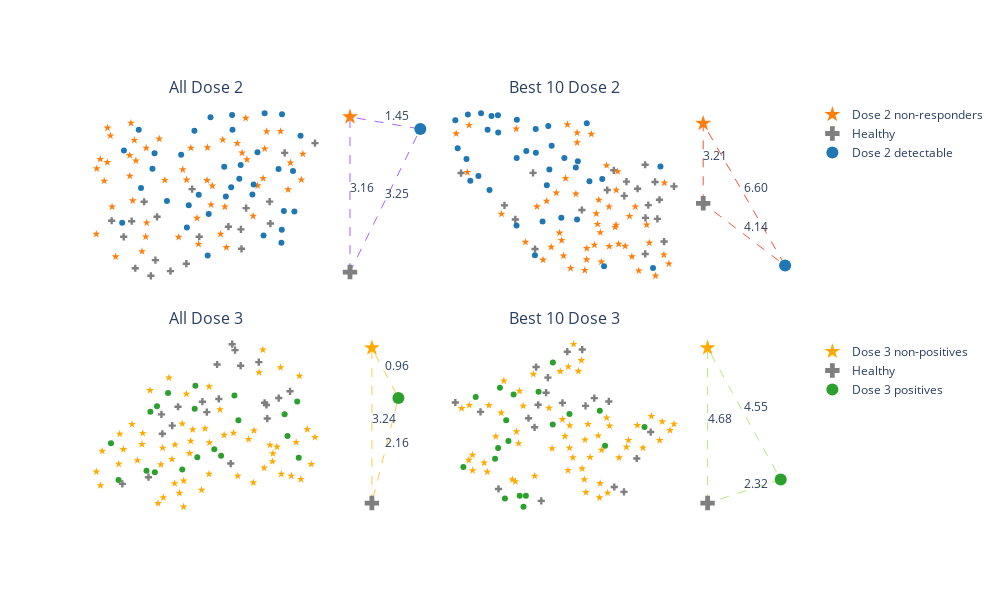

The notebook cell saved with this chart:
### Code cell
file = open(fold + "/data_aux/immune_clean_a2.pkl","rb")
data = pk.load(file)
file.close()
data.keys()
all_x_d2_d = data["x_d2_d"]
all_x_d3_p = data["x_d3_p"]

y_d2_d = data["y_d2_d"]
y_d3_p = data["y_d3_p"]

file = open(fold + "/data_aux/feature_a1.pkl","rb")
data = pk.load(file)
file.close()

d2_d = data["d2_d"]
d3_p = data["d3_p"]
d2_d = d2_d.loc[d2_d["pvalue"]<=0.05,:]
d3_p = d3_p.loc[d3_p["pvalue"]<=0.05,:]

d2_d.sort_values(by="mu",ascending=False,inplace=True)
d2_d = d2_d.iloc[0:10,:]
d3_p.sort_values(by="mu",ascending=False,inplace=True)
d3_p = d3_p.iloc[0:10,:]

#f_d2_d = list(d2_d["var"])
#f_d3_p = list(d3_p["var"])

x_d2_d = all_x_d2_d.loc[:,list(d2_d["var"])].copy()
x_d3_p = all_x_d3_p.loc[:,list(d3_p["var"])].copy()


np.random.seed(42)
re = umap.UMAP(n_neighbors=6,min_dist=0.8)
re.fit(all_x_d2_d)
trans = re.transform(all_x_d2_d)
x1 = [c[0]  for c in trans ]
x2 = [c[1]  for c in trans ]
df = pd.DataFrame({"x1":x1,"x2":x2, "y":list(y_d2_d)})

np.random.seed(42)
re.fit(x_d2_d)
trans = re.transform(x_d2_d)
x1 = [c[0]  for c in trans ]
x2 = [c[1]  for c in trans ]
df3 = pd.DataFrame({"x1":x1,"x2":x2, "y":list(y_d2_d)})

np.random.seed(42)
re.fit(all_x_d3_p)
trans = re.transform(all_x_d3_p)
x1 = [c[0]  for c in trans ]
x2 = [c[1]  for c in trans ]
df7 = pd.DataFrame({"x1":x1,"x2":x2, "y":list(y_d3_p)})

np.random.seed(42)
re.fit(x_d3_p)
trans = re.transform(x_d3_p)
x1 = [c[0]  for c in trans ]
x2 = [c[1]  for c in trans ]
df9 = pd.DataFrame({"x1":x1,"x2":x2, "y":list(y_d3_p)})

#figure
f = go.FigureWidget(make_subplots(rows=2,cols=4,subplot_titles=["All Dose 2","","Best 10 Dose 2","","All Dose 3","","Best 10 Dose 3",""],vertical_spacing=0.10,horizontal_spacing=0,column_widths=[0.35,0.15,0.35,0.15]))
f.add_trace(go.Scatter(x=df.loc[df.y=="h","x1"],y=df.loc[df.y=="h","x2"],mode='markers',marker=dict(color="#7f7f7f",symbol="cross"),name = "Healthy",legendgroup='5',showlegend=False),row=1,col=1)
f.add_trace(go.Scatter(x=df.loc[df.y=="n","x1"],y=df.loc[df.y=="n","x2"],mode='markers',marker=dict(color="#ff7f0e",symbol="star"),name = "Dose 2 non-responders",legendgroup='5',showlegend=False),row=1,col=1)
f.add_trace(go.Scatter(x=df.loc[df.y=="d","x1"],y=df.loc[df.y=="d","x2"],mode='markers',marker=dict(color="#1f77b4"),name = "Dose 2 detectable",legendgroup='5',showlegend=False),row=1,col=1)
del df

x,y,dhn,dhd,dnd = newton(all_x_d2_d,y_d2_d,1,2,10,Calinski_Harabasz)
data,dist,Nfig,Hfig,Dfig=figure_d2_traces(x,y,dhn,dhd,dnd,True)
f.add_trace(data,row=1,col=2)
f.add_trace(dist,row=1,col=2)
f.add_trace(Nfig,row=1,col=2)
f.add_trace(Hfig,row=1,col=2)
f.add_trace(Dfig,row=1,col=2)
f.update_yaxes(scaleanchor = "x2",scaleratio = 1,showticklabels=False,showline=False,ticks="",showgrid=False,zeroline=False,row=1,col=2)
f.update_xaxes(showticklabels=False,showline=False,ticks="",showgrid=False,zeroline=False,row=1,col=2)

f.add_trace(go.Scatter(x=df3.loc[df3.y=="h","x1"],y=df3.loc[df3.y=="h","x2"],mode='markers',marker=dict(color="#7f7f7f",symbol="cross"),name = "Healthy",legendgroup='5',showlegend=False),row=1,col=3)
f.add_trace(go.Scatter(x=df3.loc[df3.y=="n","x1"],y=df3.loc[df3.y=="n","x2"],mode='markers',marker=dict(color="#ff7f0e",symbol="star"),name = "Dose 2 non-responders",legendgroup='5',showlegend=False),row=1,col=3)
f.add_trace(go.Scatter(x=df3.loc[df3.y=="d","x1"],y=df3.loc[df3.y=="d","x2"],mode='markers',marker=dict(color="#1f77b4"),name = "Dose 2 detectable",legendgroup='5',showlegend=False),row=1,col=3)
del df3

x,y,dhn,dhd,dnd = newton(x_d2_d,y_d2_d,1,2,10,Calinski_Harabasz)
data,dist,Nfig,Hfig,Dfig=figure_d2_traces(x,y,dhn,dhd,dnd)
f.add_trace(data,row=1,col=4)
f.add_trace(dist,row=1,col=4)
f.add_trace(Nfig,row=1,col=4)
f.add_trace(Hfig,row=1,col=4)
f.add_trace(Dfig,row=1,col=4)
f.update_yaxes(scaleanchor = "x4",scaleratio = 1,showticklabels=False,showline=False,ticks="",showgrid=False,zeroline=False,row=1,col=4)
f.update_xaxes(showticklabels=False,showline=False,ticks="",showgrid=False,zeroline=False,row=1,col=4)

f.add_trace(go.Scatter(x=df7.loc[df7.y=="h","x1"],y=df7.loc[df7.y=="h","x2"],mode='markers',marker=dict(color="#7f7f7f",symbol="cross"),name = "Healthy",legendgroup='5',showlegend=False),row=2,col=1)
f.add_trace(go.Scatter(x=df7.loc[df7.y=="n","x1"],y=df7.loc[df7.y=="n","x2"],mode='markers',marker=dict(color="#ffaa00",symbol="star"),name = "Dose 3 non-positives",legendgroup='5',showlegend=False),row=2,col=1)
f.add_trace(go.Scatter(x=df7.loc[df7.y=="d","x1"],y=df7.loc[df7.y=="d","x2"],mode='markers',marker=dict(color="#2ca02c"),name = "Dose 3 positives",legendgroup='5',showlegend=False),row=2,col=1)

del df7
x,y,dhn,dhd,dnd = newton(all_x_d3_p,y_d3_p,1,2,10,Calinski_Harabasz)
data,dist,Nfig,Hfig,Dfig=figure_d3_traces(x,y,dhn,dhd,dnd,True)
f.add_trace(data,row=2,col=2)
f.add_trace(dist,row=2,col=2)
f.add_trace(Nfig,row=2,col=2)
f.add_trace(Hfig,row=2,col=2)
f.add_trace(Dfig,row=2,col=2)
f.update_yaxes(scaleanchor = "x6",scaleratio = 1,showticklabels=False,showline=False,ticks="",showgrid=False,zeroline=False,row=2,col=2)
f.update_xaxes(showticklabels=False,showline=False,ticks="",showgrid=False,zeroline=False,row=2,col=2)

f.add_trace(go.Scatter(x=df9.loc[df9.y=="h","x1"],y=df9.loc[df9.y=="h","x2"],mode='markers',marker=dict(color="#7f7f7f",symbol="cross"),name = "Healthy",legendgroup='5',showlegend=False),row=2,col=3)
f.add_trace(go.Scatter(x=df9.loc[df9.y=="n","x1"],y=df9.loc[df9.y=="n","x2"],mode='markers',marker=dict(color="#ffaa00",symbol="star"),name = "Dose 3 non-positives",legendgroup='5',showlegend=False),row=2,col=3)
f.add_trace(go.Scatter(x=df9.loc[df9.y=="d","x1"],y=df9.loc[df9.y=="d","x2"],mode='markers',marker=dict(color="#2ca02c"),name = "Dose 3 positives",legendgroup='5',showlegend=False),row=2,col=3)
f.update_layout(legend_tracegroupgap=180)

x,y,dhn,dhd,dnd = newton(x_d3_p,y_d3_p,1,2,10,Calinski_Harabasz)
data,dist,Nfig,Hfig,Dfig=figure_d3_traces(x,y,dhn,dhd,dnd)
f.add_trace(data,row=2,col=4)
f.add_trace(dist,row=2,col=4)
f.add_trace(Nfig,row=2,col=4)
f.add_trace(Hfig,row=2,col=4)
f.add_trace(Dfig,row=2,col=4)
f.update_yaxes(scaleanchor = "x8",scaleratio = 1,showticklabels=False,showline=False,ticks="",showgrid=False,zeroline=False,row=2,col=4)
f.update_xaxes(showticklabels=False,showline=False,ticks="",showgrid=False,zeroline=False,row=2,col=4)

f.update_layout(height = 600,width=1000,template= "plotly_white",showlegend=True)
f.update_xaxes(showticklabels=False,showline=False,ticks="",showgrid=False,zeroline=False)
f.update_yaxes(showticklabels=False,showline=False,ticks="",showgrid=False,zeroline=False)
#f.write_image("fig3.svg")
f

### Figure 1 — Plotly figure (JSON) as saved in the notebook; plotly's stock layout.template omitted (floating-point values rounded to 4 significant figures)
{"data": [{"legendgroup": "5", "marker": {"color": "#7f7f7f", "symbol": "cross"}, "mode": "markers", "name": "Healthy", "showlegend": false, "type": "scatter", "uid": "610e2aaf-c5b2-49c2-8cb9-8af386ff45da", "x": [6.553, 7.538, 11.87, 5.818, 7.004, 10.85, 5.429, 6.344, 6.117, 6.496, 5.697, 5.021, 7.735, 9.38, 9.399, 10.37, 9.553, 8.957, 10.35, 7.974], "xaxis": "x", "y": [-1.558, -3.877, 2.084, -4.102, -4.243, 1.6, -2.546, -4.474, -0.8127, -3.699, -1.775, -1.754, -0.1899, -2.181, -3.14, -1.892, -1.13, -2.048, -0.8066, -2.543], "yaxis": "y"}, {"legendgroup": "5", "marker": {"color": "#ff7f0e", "symbol": "star"}, "mode": "markers", "name": "Dose 2 non-responders", "showlegend": false, "type": "scatter", "uid": "4bb030fd-e2ad-4402-86b4-48cb9a41ca61", "x": [9.79, 7.279, 6.625, 9.543, 11.47, 6.17, 8.767, 5.154, 10.18, 10.25, 7.419, 7.899, 8.371, 8.25, 10.97, 4.505, 10.13, 7.547, 8.693, 9.255, 9.943, 11.41, 10.71, 5.036, 11.05, 6.202, 5.839, 8.887, 9.417, 4.638, 4.881, 6.186, 4.521, 5.673, 5.63, 4.98, 4.771, 7.692, 5.734, 5.633, 6.815, 9.581, 6.044, 4.875, 5.787, 7.952, 8.236, 8.414, 8.838], "xaxis": "x", "y": [-1.521, -2.564, 2.299, 3.319, 1.55, -2.545, 2.251, -3.528, 1.806, 2.66, 0.7794, -1.625, -0.9605, 1.867, -0.2139, -2.413, 0.3426, 0.2708, -2.411, 2.075, -0.01683, 0.275, 2.668, -1.064, 1.113, -1.853, 1.215, -3.071, 1.605, 1.29, 2.838, 1.845, 0.8245, 3.074, 1.478, 2.451, 0.2156, 1.846, -0.7585, 0.4606, 0.251, 1.272, -3.27, 1.131, 2.227, -2.912, 0.2412, -0.02507, -1.063], "yaxis": "y"}, {"legendgroup": "5", "marker": {"color": "#1f77b4"}, "mode": "markers", "name": "Dose 2 detectable", "showlegend": false, "type": "scatter", "uid": "115c667e-c69a-456e-aec2-cd57bda72ba4", "x": [11.13, 7.811, 10.76, 10.18, 9.082, 9.095, 6.467, 8.353, 11.18, 7.621, 10.83, 9.324, 8.293, 7.958, 10.14, 10.65, 5.377, 7.557, 10.75, 9.937, 9.807, 8.871, 11.39, 6.397, 7.364, 5.435, 5.935, 6.011, 6.886, 10.74, 9.37, 8.816, 8.258, 9.766, 9.05], "xaxis": "x", "y": [0.7093, 2.702, 3.516, 3.564, 3.479, 2.74, 1.586, 3.365, -1.297, -0.9921, -1.274, 0.3235, -1.424, -0.4659, -2.478, 0.801, -1.855, -2.09, -2.198, 1.635, 0.03365, -0.5587, 2.452, 0.8137, 1.508, 1.717, 2.742, -0.131, -0.7825, -2.835, 1.007, 0.9111, -3.468, -0.4552, -0.09217], "yaxis": "y"}, {"legendgroup": "5", "line": {"dash": "dash", "width": 1}, "mode": "lines", "name": "citations", "showlegend": false, "type": "scatter", "uid": "8fa1f0d8-70c6-4412-bff9-a07ade7f2968", "x": [0, 0, 1.433, 0], "xaxis": "x2", "y": [0, 3.161, 2.915, 0], "yaxis": "y2"}, {"legendgroup": "5", "mode": "text", "showlegend": false, "text": ["3.16", "3.25", "1.45"], "textposition": "top right", "type": "scatter", "uid": "eeec41a1-b6ef-44ad-a0fa-f1bb2149e1aa", "x": [0, 0.7167, 0.7167], "xaxis": "x2", "y": [1.58, 1.457, 3.038], "yaxis": "y2"}, {"legendgroup": "1", "marker": {"color": "#ff7f0e", "size": 12, "symbol": "star"}, "mode": "markers", "name": "Dose 2 non-responders", "showlegend": true, "type": "scatter", "uid": "8503f12f-bafc-4cdb-9f53-6cdbfce93249", "x": [0], "xaxis": "x2", "y": [3.161], "yaxis": "y2"}, {"legendgroup": "1", "marker": {"color": "#7f7f7f", "size": 12, "symbol": "cross"}, "mode": "markers", "name": "Healthy", "showlegend": true, "type": "scatter", "uid": "988176e5-4310-4534-ab9e-cb8749df5f13", "x": [0], "xaxis": "x2", "y": [0], "yaxis": "y2"}, {"legendgroup": "1", "marker": {"color": "#1f77b4", "size": 12}, "mode": "markers", "name": "Dose 2 detectable", "showlegend": true, "type": "scatter", "uid": "7b8aceba-6167-4190-a71f-36a0cccef396", "x": [1.433], "xaxis": "x2", "y": [2.915], "yaxis": "y2"}, {"legendgroup": "5", "marker": {"color": "#7f7f7f", "symbol": "cross"}, "mode": "markers", "name": "Healthy", "showlegend": false, "type": "scatter", "uid": "c448416c-5d45-4c5b-a45f-ffa17534aa5f", "x": [6.531, 5.085, -0.6154, 5.228, 6.03, 5.07, 4.011, 5.69, 5.571, 5.071, 5.795, 4.684, 4.121, 1.861, 3.147, -2.064, 3.482, -4.267, -1.514, -0.5165], "xaxis": "x3", "y": [11.01, 9.472, 11.67, 10.09, 8.319, 12.06, 10.54, 9.422, 11.22, 7.715, 10.35, 10.89, 11.24, 9.855, 10.83, 10.08, 11.79, 11.66, 9.394, 7.956], "yaxis": "y3"}, {"legendgroup": "5", "marker": {"color": "#ff7f0e", "symbol": "star"}, "mode": "markers", "name": "Dose 2 non-responders", "showlegend": false, "type": "scatter", "uid": "af205748-76ac-431f-9389-459cc15b9fd9", "x": [0.8337, 3.545, 3.726, 1.285, 1.126, 4.569, 1.617, 4.276, 2.654, 0.9294, 0.07315, -4.514, 0.305, 2.797, 3.113, 2.34, -0.1102, 2.847, -2.217, 2.719, 5.28, -3.859, 1.557, 0.5637, -0.4192, 6.046, 2.496, 4.053, 3.593, 5.595, 3.239, 2.109, 6.272, 2.588, 0.7255, 2.103, 4.397, 3.602, 4.745, 6.02, 1.032, 1.618, 5.145, 3.247, 2.008, -1.004, -1.469, -3.947, 3.672], "xaxis": "x3", "y": [8.377, 9.016, 8.194, 7.017, 14.02, 10.01, 13.62, 9.552, 9.164, 7.624, 10.29, 13.57, 8.049, 8.761, 12.02, 13.55, 7.426, 7.328, 9.66, 10.34, 8.252, 13.99, 10.64, 10.69, 10.02, 11.18, 8.15, 8.095, 9.128, 6.65, 10.01, 7.988, 7.237, 9.681, 8.74, 7.437, 7.582, 10.82, 6.899, 7.67, 11.4, 13.14, 9.135, 8.083, 6.918, 8.29, 13.81, 11.69, 11.73], "yaxis": "y3"}, {"legendgroup": "5", "marker": {"color": "#1f77b4"}, "mode": "markers", "name": "Dose 2 detectable", "showlegend": false, "type": "scatter", "uid": "ba412ec1-4886-4580-a28f-ce41599d690f", "x": [-0.1328, -0.4744, -0.481, -0.9574, 0.3273, -1.446, 2.985, 0.1595, 2.108, -4.438, -2.921, -3.922, -1.437, 0.9726, -2.823, -3.251, 5.844, -1.454, -3.99, 1.656, -0.5218, -3.387, 0.0824, 2.245, 1.553, 5.468, 0.2119, 1.615, 0.8175, -2.723, -4.558, -2.384, 2.894, -2.397, -3.798], "xaxis": "x3", "y": [9.296, 12.65, 13.8, 12.73, 12.99, 12.39, 7.12, 13.94, 14.08, 12.86, 13.76, 14.51, 14.25, 12.39, 10.83, 14.57, 11.97, 9.096, 12.34, 12.23, 7.654, 11.51, 11.06, 11.26, 11.93, 7.028, 11.83, 9.393, 9.477, 14.43, 14.23, 13.63, 11.36, 14.47, 11.28], "yaxis": "y3"}, {"legendgroup": "5", "line": {"dash": "dash", "width": 1}, "mode": "lines", "name": "citations", "showlegend": false, "type": "scatter", "uid": "b4829c5b-2ccd-4f63-81a2-b9bce1dd2382", "x": [0, 0, 3.298, 0], "xaxis": "x4", "y": [0, 3.214, -2.506, 0], "yaxis": "y4"}, {"legendgroup": "5", "mode": "text", "showlegend": false, "text": ["3.21", "4.14", "6.60"], "textposition": "top right", "type": "scatter", "uid": "e2b0ca5c-abf9-41f9-8530-403b29b24aaa", "x": [0, 1.649, 1.649], "xaxis": "x4", "y": [1.607, -1.253, 0.3544], "yaxis": "y4"}, {"legendgroup": "1", "marker": {"color": "#ff7f0e", "size": 12, "symbol": "star"}, "mode": "markers", "name": "Dose 2 non-responders", "showlegend": false, "type": "scatter", "uid": "758c7b6c-5a78-457f-8556-4426570e2325", "x": [0], "xaxis": "x4", "y": [3.214], "yaxis": "y4"}, {"legendgroup": "1", "marker": {"color": "#7f7f7f", "size": 12, "symbol": "cross"}, "mode": "markers", "name": "Healthy", "showlegend": false, "type": "scatter", "uid": "e1742f92-a487-4776-9767-6a885d31f4de", "x": [0], "xaxis": "x4", "y": [0], "yaxis": "y4"}, {"legendgroup": "1", "marker": {"color": "#1f77b4", "size": 12}, "mode": "markers", "name": "Dose 2 detectable", "showlegend": false, "type": "scatter", "uid": "ce313faa-d920-4135-aa51-c8e92024ffd2", "x": [3.298], "xaxis": "x4", "y": [-2.506], "yaxis": "y4"}, {"legendgroup": "5", "marker": {"color": "#7f7f7f", "symbol": "cross"}, "mode": "markers", "name": "Healthy", "showlegend": false, "type": "scatter", "uid": "4538c50f-e028-4b7c-8166-38b6d174eaa0", "x": [7.294, 6.404, 2.013, 7.079, 6.089, 2.983, 8.237, 6.196, 7.391, 5.53, 7.817, 7.362, 6.035, 4.08, 4.984, 3.465, 3.864, 5.148, 3.497, 5.595], "xaxis": "x5", "y": [7.122, 9.11, 2.774, 9.304, 10.26, 3.128, 7.736, 9.946, 6.275, 9.175, 7.374, 7.006, 3.861, 6.907, 7.179, 6.497, 5.898, 6.62, 5.46, 7.328], "yaxis": "y5"}, {"legendgroup": "5", "marker": {"color": "#ffaa00", "symbol": "star"}, "mode": "markers", "name": "Dose 3 non-positives", "showlegend": false, "type": "scatter", "uid": "227a74ca-12d9-47dc-a8bc-fdb469d0d8da", "x": [5.081, 4.236, 7.603, 3.34, 1.264, 4.951, 4.29, 7.883, 1.046, 1.201, 3.532, 4.13, 4.285, 6.297, 3.743, 7.23, 3.041, 2.049, 2.77, 8.587, 2.742, 4.392, 3.956, 3.964, 1.914, 1.878, 2.37, 5.638, 3.444, 8.283, 6.698, 8.465, 9.023, 6.899, 8.873, 7.495, 7.752, 8.639, 5.231, 7.278, 7.913, 6.874, 2.571, 7.087, 6.139, 7.585, 9.163, 5.235, 3.856, 4.551, 5.245, 5.792, 3.511, 4.625, 4.51], "xaxis": "x5", "y": [5.739, 5.998, 4.398, 1.723, 4.536, 2.444, 2.938, 9.016, 3.422, 2.686, 2.037, 2.28, 1.542, 3.197, 8.463, 9.963, 7.786, 4.62, 5.487, 8.56, 4.894, 7.596, 2.793, 4.872, 5.451, 3.838, 5.971, 6.756, 3.805, 3.194, 5.165, 5.007, 3.826, 5.629, 5.699, 4.856, 4.758, 3.016, 3.299, 3.632, 3.295, 2.84, 4.029, 8.745, 5.5, 3.973, 5.273, 7.989, 4.095, 5.067, 4.982, 5.389, 4.699, 5.683, 4.407], "yaxis": "y5"}, {"legendgroup": "5", "marker": {"color": "#2ca02c"}, "mode": "markers", "name": "Dose 3 positives", "showlegend": false, "type": "scatter", "uid": "e84de440-7c3f-44f2-83e8-d7ddf465227b", "x": [1.59, 2.908, 5.425, 3.709, 4.698, 4.795, 5.677, 3.298, 8.504, 3.218, 4.724, 4.236, 3.052, 1.872, 8.036, 8.144, 8.56, 6.32, 6.173], "xaxis": "x5", "y": [4.956, 3.477, 4.63, 7.646, 6.803, 4.202, 4.273, 6.929, 7.193, 3.401, 8.031, 3.539, 6.639, 2.979, 6.508, 5.345, 4.172, 6.178, 7.513], "yaxis": "y5"}, {"legendgroup": "5", "line": {"dash": "dash", "width": 1}, "mode": "lines", "name": "citations", "showlegend": false, "type": "scatter", "uid": "7a23869b-a6a0-4f3a-8fe6-4c72bf81c562", "x": [0, 0, 0.5537, 0], "xaxis": "x6", "y": [0, 3.239, 2.196, 0], "yaxis": "y6"}, {"legendgroup": "5", "mode": "text", "showlegend": false, "text": ["3.24", "2.16", "0.96"], "textposition": "top right", "type": "scatter", "uid": "ddcb554d-f727-46c3-b425-c9f281813af1", "x": [0, 0.2769, 0.2769], "xaxis": "x6", "y": [1.62, 1.098, 2.718], "yaxis": "y6"}, {"legendgroup": "2", "marker": {"color": "#ffaa00", "size": 12, "symbol": "star"}, "mode": "markers", "name": "Dose 3 non-positives", "showlegend": true, "type": "scatter", "uid": "2f6af4de-b02a-412e-8039-b0a074c21307", "x": [0], "xaxis": "x6", "y": [3.239], "yaxis": "y6"}, {"legendgroup": "2", "marker": {"color": "#7f7f7f", "size": 12, "symbol": "cross"}, "mode": "markers", "name": "Healthy", "showlegend": true, "type": "scatter", "uid": "9e054ea5-0e2d-49fc-b0a1-affe847a39a7", "x": [0], "xaxis": "x6", "y": [0], "yaxis": "y6"}, {"legendgroup": "2", "marker": {"color": "#2ca02c", "size": 12}, "mode": "markers", "name": "Dose 3 positives", "showlegend": true, "type": "scatter", "uid": "e1af4be7-7ef3-4276-a8e4-dcee058e9ae3", "x": [0.5537], "xaxis": "x6", "y": [2.196], "yaxis": "y6"}, {"legendgroup": "5", "marker": {"color": "#7f7f7f", "symbol": "cross"}, "mode": "markers", "name": "Healthy", "showlegend": false, "type": "scatter", "uid": "49d31346-0bba-450b-9f3f-e35a9940fa33", "x": [-0.1853, 2.189, 1.064, 0.6564, 0.4268, -2.416, -0.5522, -1.525, 1.603, -2.698, -4.216, -2.547, -2.633, -2.137, -0.693, -6.033, -4.973, -2.954, -1.321, -2.214], "xaxis": "x7", "y": [8.05, 5.518, 1.047, 1.41, 7.801, 0.376, 7.469, 7.693, 3.539, 5.871, 1.265, 7.553, 10.37, 9.583, 11.68, 7.725, 7.024, 6.546, 11.52, 8.456], "yaxis": "y7"}, {"legendgroup": "5", "marker": {"color": "#ffaa00", "symbol": "star"}, "mode": "markers", "name": "Dose 3 non-positives", "showlegend": false, "type": "scatter", "uid": "9d4ceb54-7552-47fb-9edc-cd87f931a2a6", "x": [-0.7299, -0.3616, -4.688, 3.002, -1.523, -0.01939, -2.089, 0.06107, 0.8572, -0.6021, -0.699, -3.177, 1.864, -0.5744, 0.3325, 0.376, 2.218, 1.627, -0.8504, -0.5379, -0.4505, 0.4587, -1.22, -2.691, -1.276, -1.292, 2.675, 0.1235, -3.506, -1.086, -5.303, -5.31, -1.227, -1.418, -4.329, -5.464, 3.169, 1.255, 2.565, 1.17, -3.37, -1.961, -3.633, 0.0354, -3.99, -3.459, -4.818, -1.614, -3.329, -4.101, -4.618, -1.056, -5.445, -2.748, -5.765], "xaxis": "x7", "y": [10.87, 3.637, 2.544, 5.646, 6.461, 5.243, 7.313, 1.681, 3.604, 1.973, 2.782, 7.465, 4.335, 4.94, 6.584, 0.9672, 6.697, 6.012, 10.06, 1.008, 6.103, 5.978, 5.998, 2.234, 10.39, 2.655, 6.293, 4.181, 1.814, 3.611, 2.643, 3.804, 4.329, 5.199, 5.183, 3.425, 6.112, 4.902, 4.895, 4.393, 4.665, 4.289, 1.969, 0.6156, 9.342, 5.55, 3.215, 10.05, 8.578, 6.946, 7.507, 12.08, 7.524, 9.841, 7.282], "yaxis": "y7"}, {"legendgroup": "5", "marker": {"color": "#2ca02c"}, "mode": "markers", "name": "Dose 3 positives", "showlegend": false, "type": "scatter", "uid": "dfba8f69-1812-4c41-a4fe-403270e1199b", "x": [0.04868, -1.932, 1.927, -1.927, -2.531, -3.891, -3.944, -1.23, -3.323, -5.693, -3.58, -3.063, -5.174, 0.2692, -3.164, -3.798, -4.361, -4.231, -4.154], "xaxis": "x7", "y": [7.103, 6.084, 5.889, 10.71, 8.518, 6.399, 0.5432, 6.872, 0.7549, 2.911, 8.323, 0.7637, 8.135, 4.496, -0.06787, 4.839, 3.528, 4.321, 8.834], "yaxis": "y7"}, {"legendgroup": "5", "line": {"dash": "dash", "width": 1}, "mode": "lines", "name": "citations", "showlegend": false, "type": "scatter", "uid": "a315dcf1-81d5-42c7-91c9-3acbaf9f322b", "x": [0, 0, 2.208, 0], "xaxis": "x8", "y": [0, 4.683, 0.7081, 0], "yaxis": "y8"}, {"legendgroup": "5", "mode": "text", "showlegend": false, "text": ["4.68", "2.32", "4.55"], "textposition": "top right", "type": "scatter", "uid": "42131096-dce7-4b7b-8bd2-b87081d33fb2", "x": [0, 1.104, 1.104], "xaxis": "x8", "y": [2.341, 0.354, 2.695], "yaxis": "y8"}, {"legendgroup": "2", "marker": {"color": "#ffaa00", "size": 12, "symbol": "star"}, "mode": "markers", "name": "Dose 3 non-positives", "showlegend": false, "type": "scatter", "uid": "ac38e7ce-b8ee-4326-8508-1e44a3d01d97", "x": [0], "xaxis": "x8", "y": [4.683], "yaxis": "y8"}, {"legendgroup": "2", "marker": {"color": "#7f7f7f", "size": 12, "symbol": "cross"}, "mode": "markers", "name": "Healthy", "showlegend": false, "type": "scatter", "uid": "e720e18a-b1c8-4be0-bd58-41f1151c8f2c", "x": [0], "xaxis": "x8", "y": [0], "yaxis": "y8"}, {"legendgroup": "2", "marker": {"color": "#2ca02c", "size": 12}, "mode": "markers", "name": "Dose 3 positives", "showlegend": false, "type": "scatter", "uid": "dbf52de5-51c5-4d21-9560-30c8f2815b89", "x": [2.208], "xaxis": "x8", "y": [0.7081], "yaxis": "y8"}], "layout": {"annotations": [{"font": {"size": 16}, "showarrow": false, "text": "All Dose 2", "x": 0.175, "xanchor": "center", "xref": "paper", "y": 1, "yanchor": "bottom", "yref": "paper"}, {"font": {"size": 16}, "showarrow": false, "text": "Best 10 Dose 2", "x": 0.675, "xanchor": "center", "xref": "paper", "y": 1, "yanchor": "bottom", "yref": "paper"}, {"font": {"size": 16}, "showarrow": false, "text": "All Dose 3", "x": 0.175, "xanchor": "center", "xref": "paper", "y": 0.45, "yanchor": "bottom", "yref": "paper"}, {"font": {"size": 16}, "showarrow": false, "text": "Best 10 Dose 3", "x": 0.675, "xanchor": "center", "xref": "paper", "y": 0.45, "yanchor": "bottom", "yref": "paper"}], "height": 600, "legend": {"tracegroupgap": 180}, "showlegend": true, "width": 1000, "xaxis": {"anchor": "y", "autorange": true, "domain": [0, 0.35], "range": [3.953, 12.43], "showgrid": false, "showline": false, "showticklabels": false, "ticks": "", "type": "linear", "zeroline": false}, "xaxis2": {"anchor": "y2", "autorange": true, "domain": [0.35, 0.5], "range": [-0.3654, 1.799], "showgrid": false, "showline": false, "showticklabels": false, "ticks": "", "type": "linear", "zeroline": false}, "xaxis3": {"anchor": "y3", "autorange": true, "domain": [0.5, 0.85], "range": [-5.389, 7.362], "showgrid": false, "showline": false, "showticklabels": false, "ticks": "", "type": "linear", "zeroline": false}, "xaxis4": {"anchor": "y4", "autorange": true, "domain": [0.85, 1], "range": [-0.5242, 3.822], "showgrid": false, "showline": false, "showticklabels": false, "ticks": "", "type": "linear", "zeroline": false}, "xaxis5": {"anchor": "y5", "autorange": true, "domain": [0, 0.35], "range": [0.4385, 9.771], "showgrid": false, "showline": false, "showticklabels": false, "ticks": "", "type": "linear", "zeroline": false}, "xaxis6": {"anchor": "y6", "autorange": true, "domain": [0.35, 0.5], "range": [-0.8322, 1.386], "showgrid": false, "showline": false, "showticklabels": false, "ticks": "", "type": "linear", "zeroline": false}, "xaxis7": {"anchor": "y7", "autorange": true, "domain": [0.5, 0.85], "range": [-6.722, 3.858], "showgrid": false, "showline": false, "showticklabels": false, "ticks": "", "type": "linear", "zeroline": false}, "xaxis8": {"anchor": "y8", "autorange": true, "domain": [0.85, 1], "range": [-0.4992, 2.707], "showgrid": false, "showline": false, "showticklabels": false, "ticks": "", "type": "linear", "zeroline": false}, "yaxis": {"anchor": "x", "autorange": true, "domain": [0.55, 1], "range": [-5.127, 4.217], "showgrid": false, "showline": false, "showticklabels": false, "ticks": "", "type": "linear", "zeroline": false}, "yaxis2": {"anchor": "x2", "autorange": true, "domain": [0.55, 1], "range": [-0.3454, 3.506], "scaleanchor": "x2", "scaleratio": 1, "showgrid": false, "showline": false, "showticklabels": false, "ticks": "", "type": "linear", "zeroline": false}, "yaxis3": {"anchor": "x3", "autorange": true, "domain": [0.55, 1], "range": [6.007, 15.21], "showgrid": false, "showline": false, "showticklabels": false, "ticks": "", "type": "linear", "zeroline": false}, "yaxis4": {"anchor": "x4", "autorange": true, "domain": [0.55, 1], "range": [-3.513, 4.222], "scaleanchor": "x4", "scaleratio": 1, "showgrid": false, "showline": false, "showticklabels": false, "ticks": "", "type": "linear", "zeroline": false}, "yaxis5": {"anchor": "x5", "autorange": true, "domain": [0, 0.45], "range": [0.8337, 10.97], "showgrid": false, "showline": false, "showticklabels": false, "ticks": "", "type": "linear", "zeroline": false}, "yaxis6": {"anchor": "x6", "autorange": true, "domain": [0, 0.45], "range": [-0.354, 3.593], "scaleanchor": "x6", "scaleratio": 1, "showgrid": false, "showline": false, "showticklabels": false, "ticks": "", "type": "linear", "zeroline": false}, "yaxis7": {"anchor": "x7", "autorange": true, "domain": [0, 0.45], "range": [-1.054, 13.07], "showgrid": false, "showline": false, "showticklabels": false, "ticks": "", "type": "linear", "zeroline": false}, "yaxis8": {"anchor": "x8", "autorange": true, "domain": [0, 0.45], "range": [-0.5117, 5.194], "scaleanchor": "x8", "scaleratio": 1, "showgrid": false, "showline": false, "showticklabels": false, "ticks": "", "type": "linear", "zeroline": false}}}
